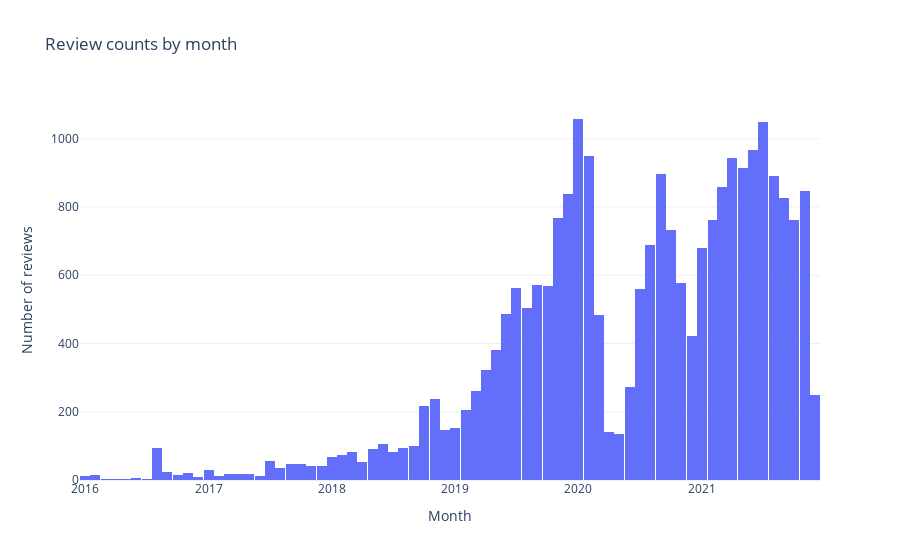

Here is the notebook cell this chart was saved with:
### Markdown cell above
### Histogram of review counts by month

### Code cell
import plotly.express as px

fig = px.histogram(df_topic, x='date', template='plotly_white', title='Review counts by month')
fig.update_xaxes(categoryorder='category descending', title='Month').update_yaxes(title='Number of reviews')
fig.show()

### Figure 1 — Plotly figure (JSON) as saved in the notebook; plotly's stock layout.template omitted (floating-point values rounded to 4 significant figures; data arrays with more than 128 entries replaced by an {"elided": "..."} marker saying what was removed)
{"data": [{"alignmentgroup": "True", "bingroup": "x", "hovertemplate": "date=%{x}<br>count=%{y}<extra></extra>", "legendgroup": "", "marker": {"color": "#636efa", "pattern": {"shape": ""}}, "name": "", "offsetgroup": "", "orientation": "v", "showlegend": false, "type": "histogram", "x": {"elided": "24217 str values"}, "xaxis": "x", "yaxis": "y"}], "layout": {"barmode": "relative", "legend": {"tracegroupgap": 0}, "title": {"text": "Review counts by month"}, "xaxis": {"anchor": "y", "categoryorder": "category descending", "domain": [0, 1], "title": {"text": "Month"}}, "yaxis": {"anchor": "x", "domain": [0, 1], "title": {"text": "Number of reviews"}}}}
